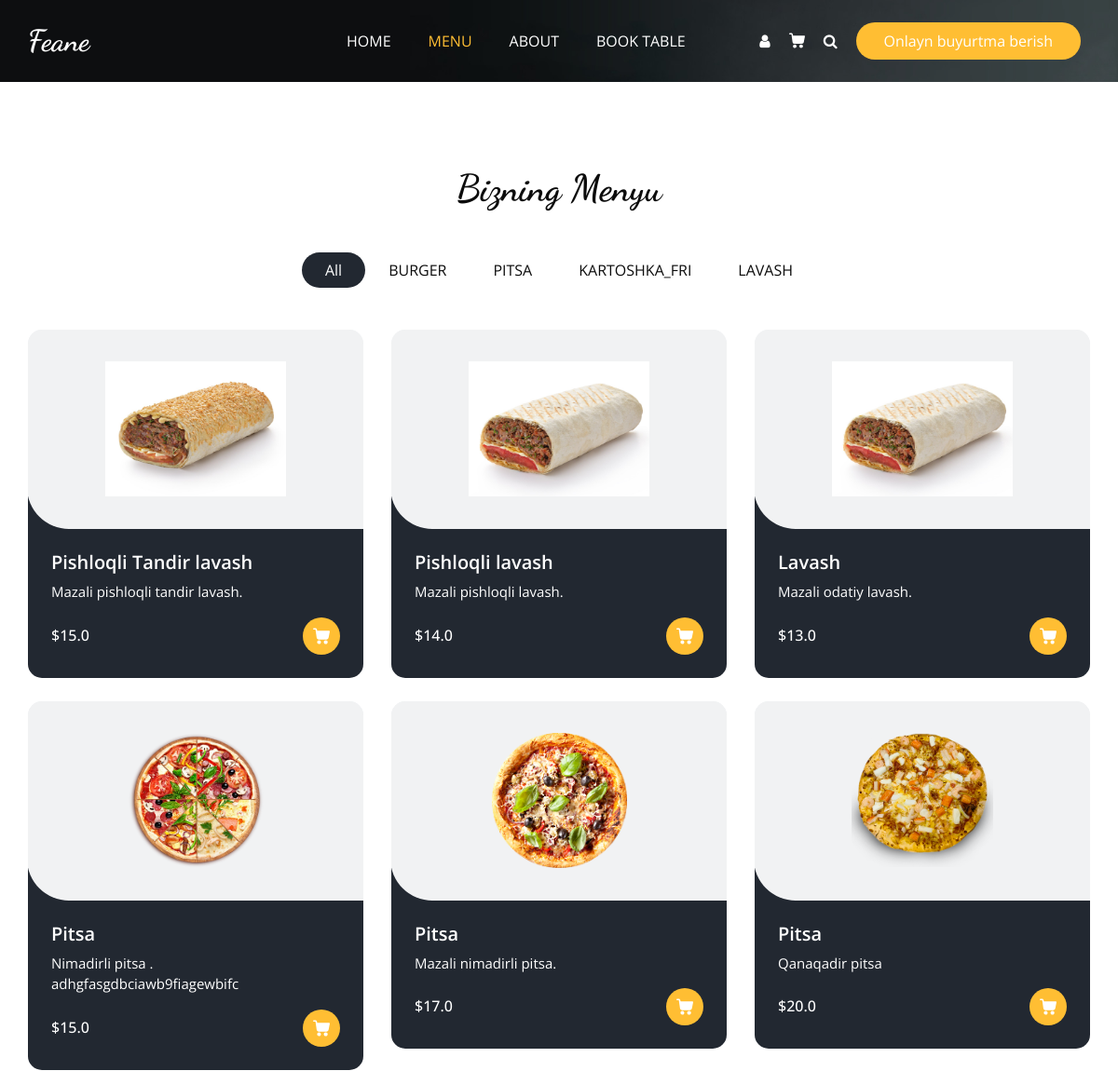
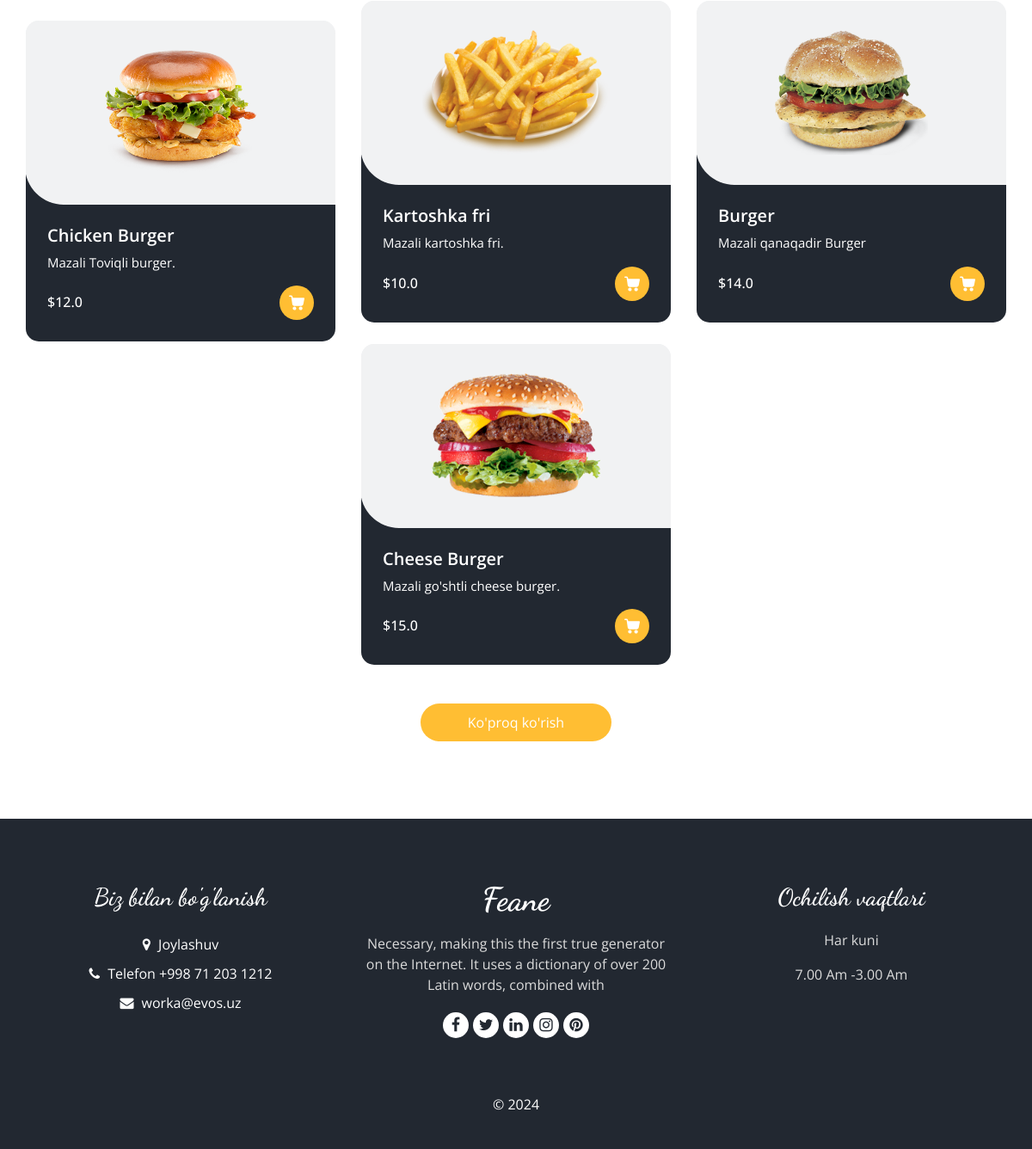
The app's page /menu/ with its own data (2 pictures, top to bottom).
### food_app/models.py (models this page shows, shortened)
class ProductCategory(models.Model):
    name = models.CharField(max_length=128)
    class Meta:
        verbose_name = "Product Category"
        verbose_name_plural = "Product Categories"

class Product(models.Model):
    name = models.CharField(max_length=128)
    short_description = models.TextField()
    price = models.DecimalField(max_digits=10, decimal_places=1)
    image = models.ImageField(upload_to='food_images/')
    category_id = models.ForeignKey(ProductCategory, on_delete=models.CASCADE)
    class Meta:
        verbose_name = "fast food mahsuloti"
        verbose_name_plural = "faqat fast food mahsulotlari"

### food_app/views.py (the view)
# urls.py: path('menu/', menu_page, name='menu_page'),
def menu_page(request):
    categories = ProductCategory.objects.all()
    products = Product.objects.all().order_by('-id')
    burger = Product.objects.filter(category_id__name='BURGER').order_by('-id')
    pitsas = Product.objects.filter(category_id__name='PITSA').order_by('-id')
    kartoshka_fri = Product.objects.filter(category_id__name='KARTOSHKA FRI').order_by('-id')
    lavash = Product.objects.filter(category_id__name='LAVASH').order_by('-id')
    context = {
        'products': products,
        'categories': categories,
        'burger': burger,
        'pitsas': pitsas,
        'kartoshka_fri': kartoshka_fri,
        'lavash': lavash,
    }
    return render(request, 'templates/menu.html', context=context)

### templates/menu.html (shortened to what this page needs)
<!DOCTYPE html>
<html lang="en">
<head>
  <link rel="stylesheet" type="text/css" href="/static/css/bootstrap.css" />
  <link rel="stylesheet" type="text/css" href="https://cdnjs.cloudflare.com/ajax/libs/OwlCarousel2/2.3.4/assets/owl.carousel.min.css" />
  <link rel="stylesheet" href="https://cdnjs.cloudflare.com/ajax/libs/jquery-nice-select/1.1.0/css/nice-select.min.css" />
  <link href="/static/css/font-awesome.min.css" rel="stylesheet" />
  <link href="/static/css/style.css" rel="stylesheet" />
  <link href="/static/css/responsive.css" rel="stylesheet" />
</head>
<body class="sub_page">
  <div class="hero_area">
    <div class="bg-box">
      <img src="/static/images/hero-bg.jpg" alt="">
    </div>
    <header class="header_section">
      <div class="container">
        <nav class="navbar navbar-expand-lg custom_nav-container ">
          <a class="navbar-brand" href="{% url 'main_page' %}">
            <span>
              Feane
            </span>
          </a>
          <div class="collapse navbar-collapse" id="navbarSupportedContent">
            <ul class="navbar-nav  mx-auto ">
              <li class="nav-item">
                <a class="nav-link" href="{% url 'main_page' %}">Home </a>
              </li>
              <li class="nav-item active">
                <a class="nav-link" href="{% url 'menu_page' %}">Menu <span class="sr-only">(current)</span> </a>
              </li>
              <li class="nav-item">
                <a class="nav-link" href="{% url 'about_page' %}">About</a>
              </li>
              <li class="nav-item">
                <a class="nav-link" href="{% url 'book_page' %}">Book table</a>
              </li>
            </ul>
            <div class="user_option">
              <a href="" class="user_link">
                <i class="fa fa-user" aria-hidden="true"></i>
              </a>
              <a class="cart_link" href="#">
              </a>
              <form class="form-inline">
                <button class="btn  my-2 my-sm-0 nav_search-btn" type="submit">
                  <i class="fa fa-search" aria-hidden="true"></i>
                </button>
              </form>
              <a href="" class="order_online">
                Onlayn buyurtma berish
              </a>
            </div>
          </div>
        </nav>
      </div>
    </header>
  </div>
  <section class="food_section layout_padding">
    <div class="container">
      <div class="heading_container heading_center">
        <h2>
          Bizning Menyu
        </h2>
      </div>
      <ul class="filters_menu">
        <li class="active" data-filter="*">All</li>
        {% for category in categories %}
        <li data-filter=".{{ category.name }}">{{ category.name }}</li>
        {% endfor %}
      </ul>
      <div class="filters-content">
        <div class="row grid">
          {% for product in products %}
          <div class="col-sm-6 col-lg-4 all {{ product.category_id.name }}">
            <div class="box">
              <div>
                <div class="img-box">
                  <img src="{{ product.image.url }}" alt="">
                </div>
                <div class="detail-box">
                  <h5>
                    {{ product.name }}
                  </h5>
                  <p>
                    {{ product.short_description }}
                  </p>
                  <div class="options">
                    <h6>
                      ${{ product.price }}
                    </h6>
                    <a href="">
                    </a>
                  </div>
                </div>
              </div>
            </div>
          </div>
            {% endfor %}
        </div>
      </div>
      <div class="btn-box">
        <a href="">
          Ko'proq ko'rish
        </a>
      </div>
    </div>
  </section>
  <footer class="footer_section">
    <div class="container">
      <div class="row">
        <div class="col-md-4 footer-col">
          <div class="footer_contact">
            <h4>
              Biz bilan bo'g'lanish
            </h4>
            <div class="contact_link_box">
              <a href="">
                <i class="fa fa-map-marker" aria-hidden="true"></i>
                <span>
                  Joylashuv
                </span>
              </a>
              <a href="">
                <i class="fa fa-phone" aria-hidden="true"></i>
                <span>
                  Telefon +998 71 203 1212
                </span>
              </a>
              <a href="">
                <i class="fa fa-envelope" aria-hidden="true"></i>
                <span>
                  worka@evos.uz
                </span>
              </a>
            </div>
          </div>
        </div>
        <div class="col-md-4 footer-col">
          <div class="footer_detail">
            <a href="" class="footer-logo">
              Feane
            </a>
            <p>
              Necessary, making this the first true generator on the Internet. It uses a dictionary of over 200 Latin words, combined with
            </p>
            <div class="footer_social">
              <a href="">
                <i class="fa fa-facebook" aria-hidden="true"></i>
              </a>
              <a href="">
                <i class="fa fa-twitter" aria-hidden="true"></i>
              </a>
              <a href="">
                <i class="fa fa-linkedin" aria-hidden="true"></i>
              </a>
              <a href="">
                <i class="fa fa-instagram" aria-hidden="true"></i>
              </a>
              <a href="">
                <i class="fa fa-pinterest" aria-hidden="true"></i>
              </a>
            </div>
          </div>
        </div>
        <div class="col-md-4 footer-col">
          <h4>
            Ochilish vaqtlari
          </h4>
          <p>
            Har kuni
          </p>
          <p>
            7.00 Am -3.00 Am
          </p>
        </div>
      </div>
      <div class="footer-info">
        <p>
          &copy; <span id="displayYear"></span>
        </p>
      </div>
    </div>
  </footer>
</body>
</html>

### static/css/responsive.css (style rules this page uses)
@media (min-width: 1200px) { .container { max-width: 1170px; } }

### records on screen
ProductCategory: name "BURGER"
ProductCategory: name "PITSA"
ProductCategory: name "KARTOSHKA_FRI"
ProductCategory: name "LAVASH"
Product: image (picture), name "Pishloqli Tandir lavash", short_description "Mazali pishloqli tandir lavash.", price "15.0"
Product: image (picture), name "Pishloqli lavash", short_description "Mazali pishloqli lavash.", price "14.0"
Product: image (picture), name "Lavash", short_description "Mazali odatiy lavash.", price "13.0"
Product: image (picture), name "Pitsa", short_description "Nimadirli pitsa . adhgfasgdbciawb9fiagewbifc", price "15.0"
Product: image (picture), name "Pitsa", short_description "Mazali nimadirli pitsa.", price "17.0"
Product: image (picture), name "Pitsa", short_description "Qanaqadir pitsa", price "20.0"
Product: image (picture), name "Kartoshka fri", short_description "Mazali kartoshka fri.", price "10.0"
Product: image (picture), name "Burger", short_description "Mazali qanaqadir Burger", price "14.0"
Product: image (picture), name "Chicken Burger", short_description "Mazali Toviqli burger.", price "12.0"
Product: image (picture), name "Cheese Burger", short_description "Mazali go'shtli cheese burger.", price "15.0"
